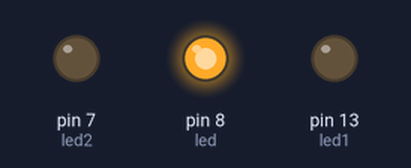
A sketch run on a simulated Arduino Uno, built with avr-gcc and run on an emulated ATmega328P. On the bench: output pins drawn as LEDs (lit = HIGH).

Above: at 2.5 s.
At 11.5 s:
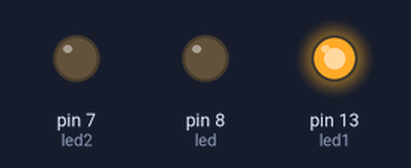
At 19.0 s:
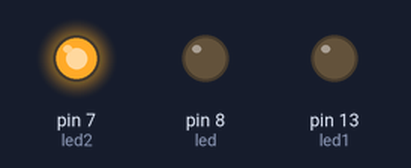
At 25.0 s:
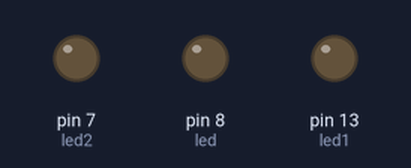
Timing chart, 0 to 36.4 s (numbered marks = the images above):
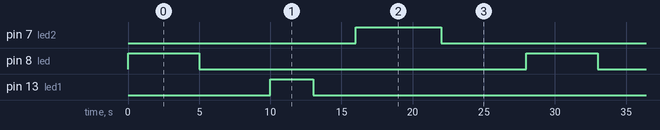

Measured:
- by itself, pin 7 (led2): alternates HIGH for 6.0 s and LOW for 22.0 s
- by itself, pin 8 (led): alternates HIGH for 5.0 s and LOW for 23.0 s
- by itself, pin 13 (led1): alternates HIGH for 3.0 s and LOW for 25.0 s

The sketch:

Traffic_light.ino
```cpp
int led=8;
int led1=13;
int led2=7;
void setup()
{
  pinMode(led,OUTPUT);
  pinMode(led1,OUTPUT);
  pinMode(led2,OUTPUT);

}
void loop()
{
  redLED();
  yellowLED();
  greenLED();
}
void redLED()
{
  digitalWrite(led,HIGH);
  delay(5000);
  digitalWrite(led,LOW);
  delay(5000);
}
void yellowLED()
{
  digitalWrite(led1,HIGH);
  delay(3000);
  digitalWrite(led1,LOW);
  delay(3000);
}
void greenLED()
{
  digitalWrite(led2,HIGH);
  delay(6000);
  digitalWrite(led2,LOW);
  delay(6000);
}
```
